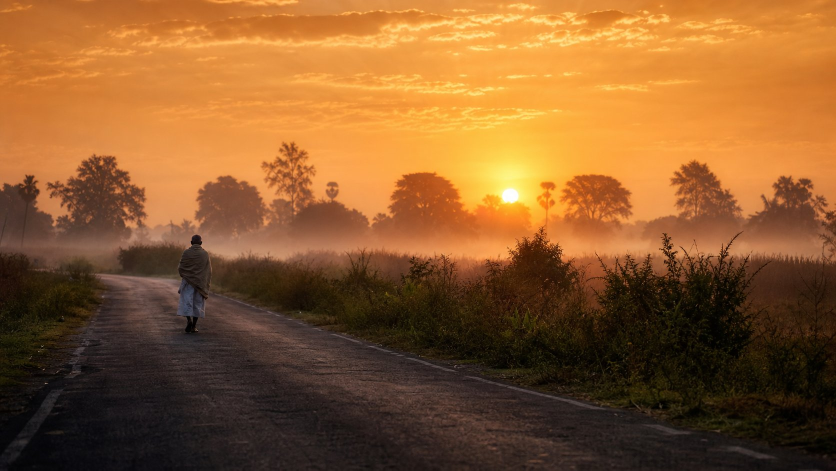
#> input picture youtube_workspace/images/src_dawn_road.jpg, 1672 x 941 px (shown at 1/2 size)
$ python -i imagetovideo.py   (imports and definitions only)
#> lines starting #> are read from the running program, lines starting #| are printed output that depends on the picture
#> further down, picture is the input picture: PIL image 1672x941 RGB; mean R, G, B 138.7, 90.1, 45.1
"""
imagetovideo.py — turn still images into cinematic video clips.

What this does (and does not) do
--------------------------------
It does NOT invent new motion with an AI video model (that needs model weights
and a GPU that this sandbox does not have). What it DOES is the technique used by
documentary and essay channels everywhere: move the camera over a still image,
add transitions, Hindi text overlays, music and narration. That is what makes a
photo feel like footage.

Features
--------
* Motion: slow zoom in/out, pan left/right, diagonal drift, parallax-style dolly,
  and a "kenburns" random-but-seeded blend. Oversampled so there is no jitter.
* Transitions: fade, smoothleft/right, circleopen, wipeleft, dissolve.
* Text overlays: correct Devanagari (HarfBuzz), faded in, with a legibility scrim.
* Aspect: 16:9, 9:16 or square. Mismatched images are covered, or blurred-padded.
* Audio: synthesised music bed, per-image narration, EBU R128 normalisation.
* Output: H.264 / AAC, YouTube-ready.

Usage
-----
    # simplest: one image -> 6 second clip
    python imagetovideo.py --image photo.jpg --out clips/one.mp4

    # several images with motion + Hindi captions + music
    python imagetovideo.py --spec spec.json --out rendered_videos/from_images.mp4

    # vertical Short from a 16:9 photo
    python imagetovideo.py --image photo.jpg --out short.mp4 --size 1080x1920 --duration 8

spec.json
---------
{
  "size": [1920, 1080],
  "fps": 30,
  "fit": "cover",                 // cover | blurpad
  "music": {"mood": "reflective", "gain_db": -26},
  "transition": {"type": "fade", "duration": 0.7},
  "shots": [
    {"image": "images/a.jpg", "duration": 5.5, "motion": "zoom_in",
     "headline": "शीर्षक", "sub": "उपशीर्षक", "narration": "voiceover/s01.wav"}
  ]
}
"""

from __future__ import annotations

import argparse
import json
import os
import random
import tempfile

import media
import visuals
from hinditext import HindiText, _rgba
from PIL import Image, ImageDraw, ImageFilter

HERE = os.path.dirname(os.path.abspath(__file__))
ROOT = os.path.dirname(HERE)

MOTIONS = ("zoom_in", "zoom_out", "pan_left", "pan_right", "diagonal",
           "parallax", "kenburns", "static")

SIZE_PRESETS = {
    "16:9": (1920, 1080),
    "9:16": (1080, 1920),
    "1:1": (1080, 1080),
    "4:5": (1080, 1350),
}


# ---------------------------------------------------------------- helpers
# [56 lines left out: functions parse_size, prepare_image, _column, not called in this run]


def _add_scrim(img: Image.Image, strength: float = 0.82, start: float = 0.52) -> Image.Image:
    """Darken the lower area so white text always reads, without flattening the photo."""
#> called with strength = 0.82, start = 0.52
    w, h = img.size
#> w = 1672; h = 941
    grad = Image.new("L", (1, h))
    px = []
    for y in range(h):
        p = y / max(h - 1, 1)
        v = 0.0 if p < start else ((p - start) / (1 - start)) ** 1.4 * 255 * strength
        px.append(int(v))
#> after the loop, px = 941 values from 0 to 209
    grad.putdata(px)
    grad = grad.resize((w, h))
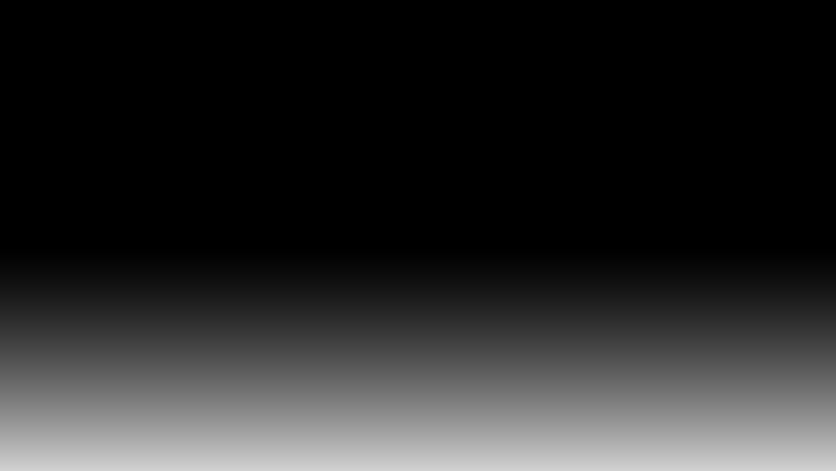
#> grad: PIL image 1672x941 L (shown at 1/2 size); min 0, max 209, mean 41.6
    dark = Image.new("RGB", (w, h), (4, 6, 10))
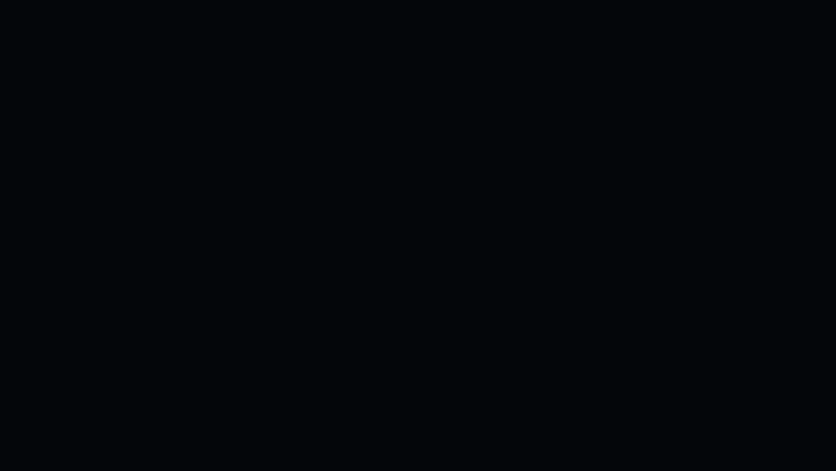
#> dark: PIL image 1672x941 RGB (shown at 1/2 size); mean R, G, B 4, 6, 10
    return Image.composite(dark, img, grad.filter(ImageFilter.GaussianBlur(2)))
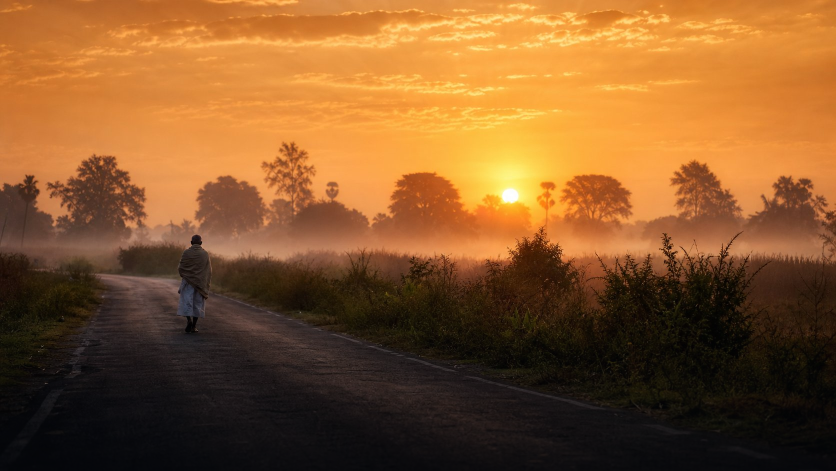
#> returned value: PIL image 1672x941 RGB (shown at 1/2 size); mean R, G, B 133, 86.4, 42.9


# [292 lines left out: functions text_overlay, motion_expr, render_clip, xfade_chain, build, _to_match and 1 more, not called in this run]


# [2 lines not run here, left out]

>>> from PIL import Image
>>> picture = Image.open('../images/src_dawn_road.jpg')
>>> result = _add_scrim(picture)
